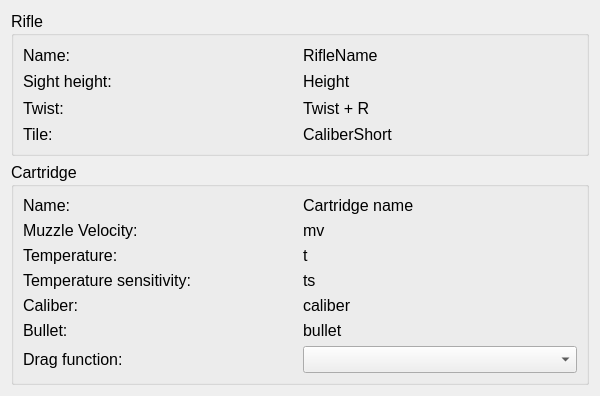
<?xml version="1.0" encoding="UTF-8"?>
<ui version="4.0">
 <class>templateInfo</class>
 <widget class="QWidget" name="templateInfo">
  <property name="geometry">
   <rect>
    <x>0</x>
    <y>0</y>
    <width>600</width>
    <height>396</height>
   </rect>
  </property>
  <property name="sizePolicy">
   <sizepolicy hsizetype="Expanding" vsizetype="Preferred">
    <horstretch>0</horstretch>
    <verstretch>0</verstretch>
   </sizepolicy>
  </property>
  <property name="windowTitle">
   <string>Form</string>
  </property>
  <layout class="QGridLayout" name="gridLayout">
   <item row="0" column="0">
    <widget class="QGroupBox" name="rifleGroupBox">
     <property name="sizePolicy">
      <sizepolicy hsizetype="Expanding" vsizetype="Preferred">
       <horstretch>0</horstretch>
       <verstretch>0</verstretch>
      </sizepolicy>
     </property>
     <property name="minimumSize">
      <size>
       <width>0</width>
       <height>0</height>
      </size>
     </property>
     <property name="font">
      <font>
       <pointsize>12</pointsize>
       <underline>false</underline>
       <kerning>true</kerning>
      </font>
     </property>
     <property name="styleSheet">
      <string notr="true"/>
     </property>
     <property name="title">
      <string>Rifle</string>
     </property>
     <property name="alignment">
      <set>Qt::AlignLeading|Qt::AlignLeft|Qt::AlignTop</set>
     </property>
     <layout class="QGridLayout" name="gridLayout_3">
      <item row="0" column="0">
       <widget class="QLabel" name="label_27">
        <property name="sizePolicy">
         <sizepolicy hsizetype="Preferred" vsizetype="Expanding">
          <horstretch>0</horstretch>
          <verstretch>0</verstretch>
         </sizepolicy>
        </property>
        <property name="minimumSize">
         <size>
          <width>120</width>
          <height>0</height>
         </size>
        </property>
        <property name="font">
         <font>
          <pointsize>12</pointsize>
         </font>
        </property>
        <property name="text">
         <string>Name:</string>
        </property>
       </widget>
      </item>
      <item row="1" column="2">
       <widget class="QLabel" name="sh">
        <property name="text">
         <string>Height</string>
        </property>
       </widget>
      </item>
      <item row="4" column="0">
       <widget class="QLabel" name="label_26">
        <property name="sizePolicy">
         <sizepolicy hsizetype="Preferred" vsizetype="Expanding">
          <horstretch>0</horstretch>
          <verstretch>0</verstretch>
         </sizepolicy>
        </property>
        <property name="minimumSize">
         <size>
          <width>120</width>
          <height>0</height>
         </size>
        </property>
        <property name="font">
         <font>
          <pointsize>12</pointsize>
         </font>
        </property>
        <property name="text">
         <string>Tile:</string>
        </property>
       </widget>
      </item>
      <item row="4" column="2">
       <widget class="QLabel" name="caliberShort">
        <property name="text">
         <string>CaliberShort</string>
        </property>
       </widget>
      </item>
      <item row="1" column="0">
       <widget class="QLabel" name="label_69">
        <property name="sizePolicy">
         <sizepolicy hsizetype="Preferred" vsizetype="Expanding">
          <horstretch>0</horstretch>
          <verstretch>0</verstretch>
         </sizepolicy>
        </property>
        <property name="minimumSize">
         <size>
          <width>120</width>
          <height>0</height>
         </size>
        </property>
        <property name="font">
         <font>
          <pointsize>12</pointsize>
         </font>
        </property>
        <property name="text">
         <string>Sight height:</string>
        </property>
       </widget>
      </item>
      <item row="3" column="0">
       <widget class="QLabel" name="label_70">
        <property name="sizePolicy">
         <sizepolicy hsizetype="Preferred" vsizetype="Expanding">
          <horstretch>0</horstretch>
          <verstretch>0</verstretch>
         </sizepolicy>
        </property>
        <property name="minimumSize">
         <size>
          <width>120</width>
          <height>0</height>
         </size>
        </property>
        <property name="font">
         <font>
          <pointsize>12</pointsize>
         </font>
        </property>
        <property name="text">
         <string>Twist:</string>
        </property>
       </widget>
      </item>
      <item row="3" column="2">
       <widget class="QLabel" name="twist">
        <property name="text">
         <string>Twist + R</string>
        </property>
       </widget>
      </item>
      <item row="0" column="2">
       <widget class="QLabel" name="rifleName">
        <property name="text">
         <string>RifleName</string>
        </property>
       </widget>
      </item>
     </layout>
    </widget>
   </item>
   <item row="1" column="0">
    <widget class="QGroupBox" name="cartridgeGroupBox">
     <property name="sizePolicy">
      <sizepolicy hsizetype="Expanding" vsizetype="Preferred">
       <horstretch>0</horstretch>
       <verstretch>0</verstretch>
      </sizepolicy>
     </property>
     <property name="font">
      <font>
       <pointsize>12</pointsize>
      </font>
     </property>
     <property name="styleSheet">
      <string notr="true"/>
     </property>
     <property name="title">
      <string>Cartridge</string>
     </property>
     <property name="flat">
      <bool>false</bool>
     </property>
     <property name="checkable">
      <bool>false</bool>
     </property>
     <layout class="QGridLayout" name="gridLayout_5">
      <item row="4" column="0">
       <widget class="QLabel" name="label_85">
        <property name="sizePolicy">
         <sizepolicy hsizetype="Preferred" vsizetype="Expanding">
          <horstretch>0</horstretch>
          <verstretch>0</verstretch>
         </sizepolicy>
        </property>
        <property name="minimumSize">
         <size>
          <width>180</width>
          <height>0</height>
         </size>
        </property>
        <property name="font">
         <font>
          <pointsize>12</pointsize>
         </font>
        </property>
        <property name="text">
         <string>Caliber:</string>
        </property>
       </widget>
      </item>
      <item row="5" column="0">
       <widget class="QLabel" name="label_86">
        <property name="sizePolicy">
         <sizepolicy hsizetype="Preferred" vsizetype="Expanding">
          <horstretch>0</horstretch>
          <verstretch>0</verstretch>
         </sizepolicy>
        </property>
        <property name="minimumSize">
         <size>
          <width>180</width>
          <height>0</height>
         </size>
        </property>
        <property name="font">
         <font>
          <pointsize>12</pointsize>
         </font>
        </property>
        <property name="text">
         <string>Bullet:</string>
        </property>
       </widget>
      </item>
      <item row="3" column="0" alignment="Qt::AlignLeft|Qt::AlignTop">
       <widget class="QLabel" name="label_87">
        <property name="sizePolicy">
         <sizepolicy hsizetype="Preferred" vsizetype="Expanding">
          <horstretch>0</horstretch>
          <verstretch>0</verstretch>
         </sizepolicy>
        </property>
        <property name="minimumSize">
         <size>
          <width>180</width>
          <height>0</height>
         </size>
        </property>
        <property name="font">
         <font>
          <pointsize>12</pointsize>
         </font>
        </property>
        <property name="text">
         <string>Temperature sensitivity:</string>
        </property>
       </widget>
      </item>
      <item row="0" column="1" alignment="Qt::AlignLeft">
       <widget class="QLabel" name="cartridgeName">
        <property name="sizePolicy">
         <sizepolicy hsizetype="Preferred" vsizetype="Expanding">
          <horstretch>0</horstretch>
          <verstretch>0</verstretch>
         </sizepolicy>
        </property>
        <property name="text">
         <string>Cartridge name</string>
        </property>
       </widget>
      </item>
      <item row="3" column="1">
       <widget class="QLabel" name="ts">
        <property name="sizePolicy">
         <sizepolicy hsizetype="Preferred" vsizetype="Expanding">
          <horstretch>0</horstretch>
          <verstretch>0</verstretch>
         </sizepolicy>
        </property>
        <property name="text">
         <string>ts</string>
        </property>
       </widget>
      </item>
      <item row="1" column="1" alignment="Qt::AlignLeft">
       <widget class="QLabel" name="mv">
        <property name="sizePolicy">
         <sizepolicy hsizetype="Preferred" vsizetype="Expanding">
          <horstretch>0</horstretch>
          <verstretch>0</verstretch>
         </sizepolicy>
        </property>
        <property name="text">
         <string>mv</string>
        </property>
       </widget>
      </item>
      <item row="2" column="1" alignment="Qt::AlignLeft">
       <widget class="QLabel" name="temp">
        <property name="sizePolicy">
         <sizepolicy hsizetype="Preferred" vsizetype="Expanding">
          <horstretch>0</horstretch>
          <verstretch>0</verstretch>
         </sizepolicy>
        </property>
        <property name="text">
         <string>t</string>
        </property>
       </widget>
      </item>
      <item row="2" column="0" alignment="Qt::AlignLeft|Qt::AlignTop">
       <widget class="QLabel" name="label_88">
        <property name="sizePolicy">
         <sizepolicy hsizetype="Preferred" vsizetype="Expanding">
          <horstretch>0</horstretch>
          <verstretch>0</verstretch>
         </sizepolicy>
        </property>
        <property name="minimumSize">
         <size>
          <width>180</width>
          <height>0</height>
         </size>
        </property>
        <property name="maximumSize">
         <size>
          <width>16777215</width>
          <height>16777215</height>
         </size>
        </property>
        <property name="font">
         <font>
          <pointsize>12</pointsize>
         </font>
        </property>
        <property name="text">
         <string>Temperature:</string>
        </property>
       </widget>
      </item>
      <item row="1" column="0" alignment="Qt::AlignLeft|Qt::AlignTop">
       <widget class="QLabel" name="label_89">
        <property name="sizePolicy">
         <sizepolicy hsizetype="Preferred" vsizetype="Expanding">
          <horstretch>0</horstretch>
          <verstretch>0</verstretch>
         </sizepolicy>
        </property>
        <property name="minimumSize">
         <size>
          <width>180</width>
          <height>0</height>
         </size>
        </property>
        <property name="maximumSize">
         <size>
          <width>16777215</width>
          <height>16777215</height>
         </size>
        </property>
        <property name="font">
         <font>
          <pointsize>12</pointsize>
         </font>
        </property>
        <property name="text">
         <string>Muzzle Velocity:</string>
        </property>
       </widget>
      </item>
      <item row="5" column="1">
       <widget class="QLabel" name="bullet">
        <property name="sizePolicy">
         <sizepolicy hsizetype="Preferred" vsizetype="Expanding">
          <horstretch>0</horstretch>
          <verstretch>0</verstretch>
         </sizepolicy>
        </property>
        <property name="minimumSize">
         <size>
          <width>180</width>
          <height>0</height>
         </size>
        </property>
        <property name="font">
         <font>
          <pointsize>12</pointsize>
         </font>
        </property>
        <property name="text">
         <string>bullet</string>
        </property>
       </widget>
      </item>
      <item row="4" column="1">
       <widget class="QLabel" name="caliber">
        <property name="sizePolicy">
         <sizepolicy hsizetype="Preferred" vsizetype="Expanding">
          <horstretch>0</horstretch>
          <verstretch>0</verstretch>
         </sizepolicy>
        </property>
        <property name="minimumSize">
         <size>
          <width>180</width>
          <height>0</height>
         </size>
        </property>
        <property name="font">
         <font>
          <pointsize>12</pointsize>
         </font>
        </property>
        <property name="text">
         <string>caliber</string>
        </property>
       </widget>
      </item>
      <item row="0" column="0">
       <widget class="QLabel" name="label_90">
        <property name="sizePolicy">
         <sizepolicy hsizetype="Preferred" vsizetype="Expanding">
          <horstretch>0</horstretch>
          <verstretch>0</verstretch>
         </sizepolicy>
        </property>
        <property name="minimumSize">
         <size>
          <width>180</width>
          <height>0</height>
         </size>
        </property>
        <property name="maximumSize">
         <size>
          <width>16777215</width>
          <height>16777215</height>
         </size>
        </property>
        <property name="font">
         <font>
          <pointsize>12</pointsize>
         </font>
        </property>
        <property name="text">
         <string>Name:</string>
        </property>
       </widget>
      </item>
      <item row="6" column="0">
       <widget class="QLabel" name="label_91">
        <property name="sizePolicy">
         <sizepolicy hsizetype="Preferred" vsizetype="Expanding">
          <horstretch>0</horstretch>
          <verstretch>0</verstretch>
         </sizepolicy>
        </property>
        <property name="minimumSize">
         <size>
          <width>180</width>
          <height>0</height>
         </size>
        </property>
        <property name="font">
         <font>
          <pointsize>12</pointsize>
         </font>
        </property>
        <property name="text">
         <string>Drag function:</string>
        </property>
       </widget>
      </item>
      <item row="6" column="1">
       <widget class="QComboBox" name="drag_func"/>
      </item>
     </layout>
    </widget>
   </item>
  </layout>
 </widget>
 <resources/>
 <connections/>
</ui>
